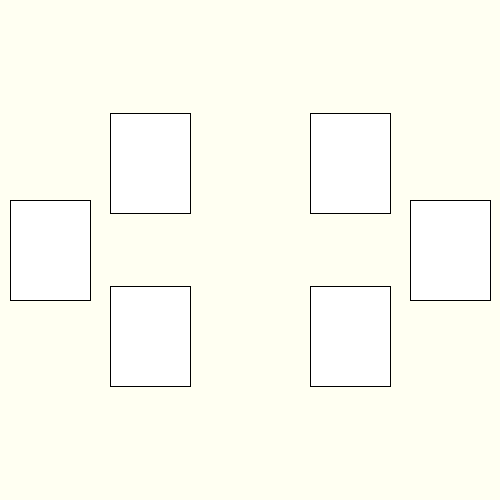
Frame 1 (no input)
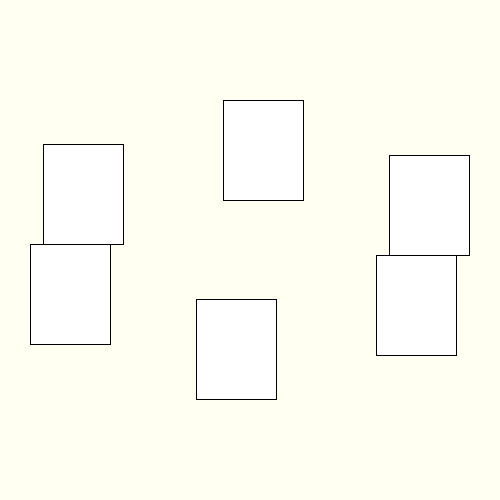
Frame 60 (the mouse pressed at the canvas centre just before this capture)
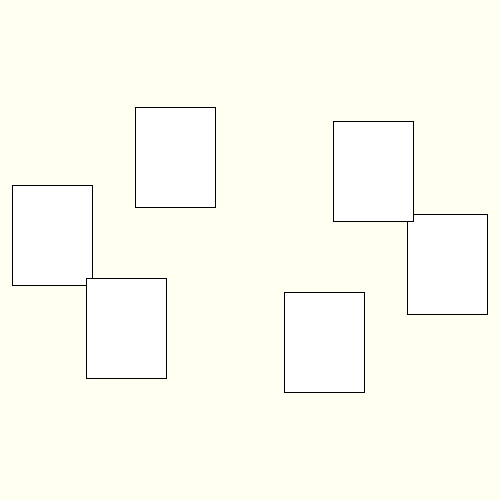
Frame 120 (the mouse held since frame 60 and released just before this capture)

The Processing sketch that drew these frames (run headless with seeded random() and noise(); from frame 60 on, the mouse is pressed at the canvas centre):

// Processing sketch: week12_1
// ── week12_1.pde
//week12-1好玩的程式設計三角函數（卡牌旋轉、地鼠冒出來、有什麼用)
void setup(){//設定
  size(500,500);//視窗大小
}
float a=0;// angle角度
void draw(){// 畫圖(每秒60張圖
  // Part 1 先畫出「小圈圈在繞大圈圈」了解 cos(a) sin(a)
  //float x = 250+ cos(a)*200, y = 250+ sin(a)*200; 
  //ellipse(x, y, 10, 10); // x座標 cos(a) y座標 sin()
  //a += 0.01; // (angle角度)慢慢增加
  
  // Part 2 用for迴圈 畫出6個小圈圈在繞
  background(#FFFFF2); // 淡黃色
  for (int i=0; i<6; i++) {
  float x=250 + cos(a-i*PI/3)*200, y = 250 + sin(a-i*PI/3)*100;
  //ellipse(x, y, 10, 10);//小圈
  // Part 3 把小圈圈改成長方形
  rect(x-40,y-50,80,100);//改成長方形,而且往左上移一半,才不會歪掉
  }
  a += 0.01; // (angle角度)慢慢增加
}
